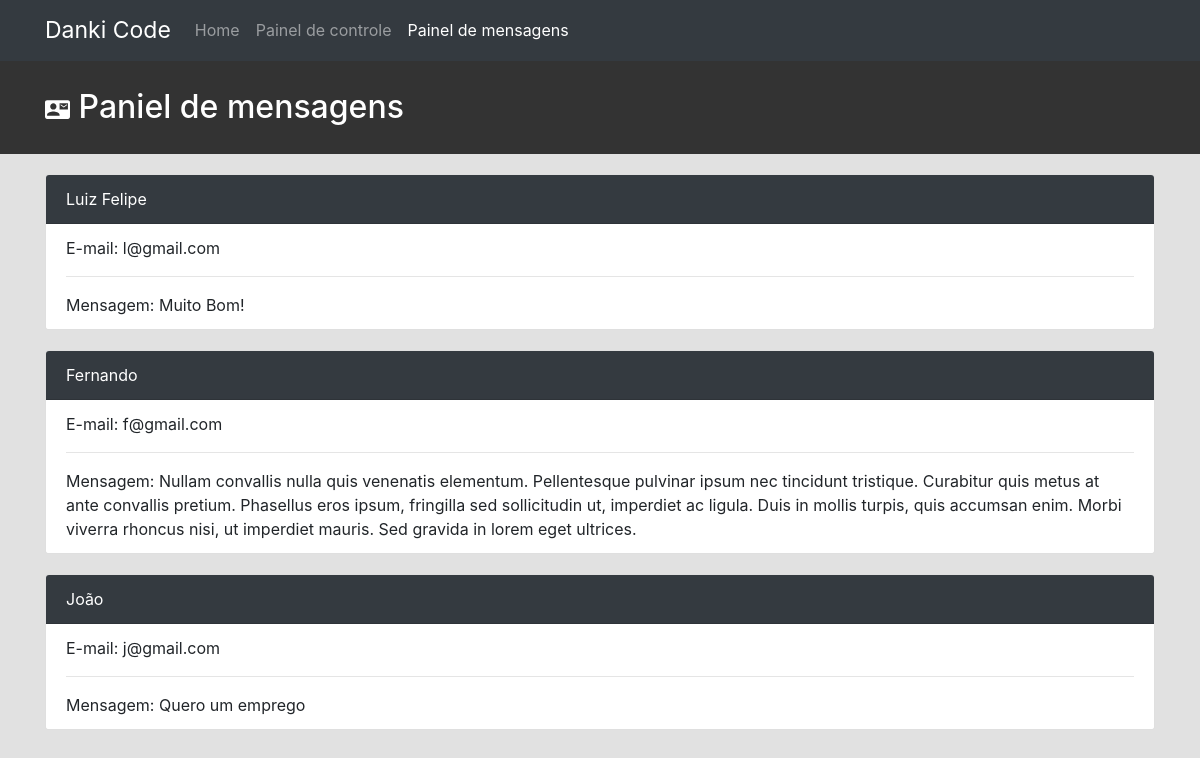
Screenshot of /cms/mensagens.php with the database file from the repository.
### tables this page shows
CREATE TABLE `tb_contato` (
  `id` int(11) NOT NULL,
  `nome` varchar(255) NOT NULL,
  `email` varchar(255) NOT NULL,
  `mensagem` text NOT NULL
);

### cms/mensagens.php (the view, shortened to what this page needs)
<?php
    $pdo = new PDO('mysql:host=localhost;dbname=projeto_1', 'root', '');
?>
<!doctype html>
<html lang="en">
    <head>
        <link rel="stylesheet" href="https://stackpath.bootstrapcdn.com/bootstrap/4.5.2/css/bootstrap.min.css">
        <link rel="stylesheet" href="../assets/css/cms.css">
    </head>
    <body>
        <nav class="navbar navbar-expand-lg navbar-dark bg-dark fixed-top">
            <div class="container">
                <a class="navbar-brand" href="#">Danki Code</a>
                <div class="collapse navbar-collapse" id="navbarsExample07">
                    <ul id="menu-principal" class="navbar-nav mr-auto">
                        <li class="nav-item">
                            <a href="../" class="nav-link color-white">Home</a>
                        </li>
                        <li class="nav-item">
                            <a class="nav-link" href="index.php" ref_sys="sobre">Painel de controle <span class="sr-only">(current)</span></a>
                        </li>
                        <li class="nav-item active">
                            <a class="nav-link" href="#" ref_sys="cadastrar_equipe">Painel de mensagens</a>
                        </li>
                    </ul>
                </div>
            </div>
        </nav>
        <header id="header">
            <div class="container">
                <div class="row">
                    <div class="col-md-12">
                        <h2>
                            <img src="../assets/images/contact_mail-white-18dp.svg" class="icon">
                            Paniel de mensagens
                        </h2>
                    </div>
                </div>
            </div>
        </header>
        <section class="principal">
            <div class="container">
                <div class="row">
                    <div class="col-md-12">
                        <?php
                            $selecionarMensagens = $pdo->prepare("SELECT * FROM `tb_contato`");
                            $selecionarMensagens->execute();
                            $mensagens = $selecionarMensagens->fetchAll();
                            foreach($mensagens as $key=>$value){
                        ?>
                            <div class="card" style="width: 18rem;" id="gerenciar_equipe_section">
                                <div class="card-header bg-dark color-white">
                                    <? echo $value['nome'] ?>
                                </div>
                                <ul class="list-group list-group-flush">
                                    <li class="list-group-item">
                                        E-mail: <? echo $value['email'] ?> <hr/>
                                        Mensagem: <? echo $value['mensagem'] ?>
                                    </li>
                                </ul>
                            </div>
                        <?php } ?>
                    </div>
                </div>
            </div>
        </section>
    </body>
</html>

### assets/css/cms.css (style rules this page uses)
body { background-color: rgb(225,225,225); }
a { text-decoration: none !important; color: #333 ; }
.icon { width: 25px !important; height: 25px !important; }
.color-white { color: #fff; }
.navbar-brand { font-size: 23px !important; }
header#header { background-color: #333; color: #fff; padding-bottom: 20px; padding-top: 80px; margin-bottom: 20px; }
header#header h2 { margin-top: 8px; }
section.principal .card { width: 100% !important; }
section.principal .card { margin-bottom: 20px; }

### rows the page displays
tb_contato: nome "Luiz Felipe", email "l@gmail.com", mensagem "Muito Bom!"
tb_contato: nome "Fernando", email "f@gmail.com", mensagem "Nullam convallis nulla quis venenatis elementum. Pellentesque pulvinar ipsum nec tincidunt tristique. Curabitur quis metus at ante convallis pretium. Phasellus eros ipsum, fringilla sed sollicitudin ut, imperdiet ac ligula. Duis in mollis turpis, quis accumsan enim. Morbi viverra rhoncus nisi, ut imperdiet mauris. Sed gravida in lorem eget ultrices."
tb_contato: nome "João", email "j@gmail.com", mensagem "Quero um emprego"
